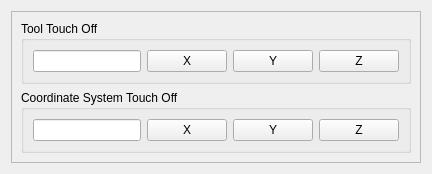
      <widget class="QWidget" name="tab_12">
       <attribute name="title">
        <string>Tools</string>
       </attribute>
       <layout class="QGridLayout" name="gridLayout_35">
        <item row="0" column="0">
         <widget class="QFrame" name="frame_14">
          <property name="frameShape">
           <enum>QFrame::StyledPanel</enum>
          </property>
          <property name="frameShadow">
           <enum>QFrame::Raised</enum>
          </property>
          <layout class="QGridLayout" name="gridLayout_32">
           <item row="0" column="0">
            <widget class="QGroupBox" name="groupBox_2">
             <property name="title">
              <string>Tool Touch Off</string>
             </property>
             <layout class="QGridLayout" name="gridLayout_10">
              <item row="0" column="1">
               <widget class="QPushButton" name="tool_touchoff_x">
                <property name="text">
                 <string>X</string>
                </property>
               </widget>
              </item>
              <item row="0" column="3">
               <widget class="QPushButton" name="tool_touchoff_z">
                <property name="text">
                 <string>Z</string>
                </property>
               </widget>
              </item>
              <item row="0" column="0">
               <widget class="QLineEdit" name="tool_touchoff_le">
                <property name="input" stdset="0">
                 <string>number</string>
                </property>
               </widget>
              </item>
              <item row="0" column="2">
               <widget class="QPushButton" name="tool_touchoff_y">
                <property name="text">
                 <string>Y</string>
                </property>
               </widget>
              </item>
             </layout>
            </widget>
           </item>
           <item row="1" column="0">
            <widget class="QGroupBox" name="groupBox">
             <property name="title">
              <string>Coordinate System Touch Off</string>
             </property>
             <layout class="QGridLayout" name="gridLayout_9">
              <item row="0" column="2">
               <widget class="QPushButton" name="touchoff_pb_y">
                <property name="text">
                 <string>Y</string>
                </property>
               </widget>
              </item>
              <item row="0" column="1">
               <widget class="QPushButton" name="touchoff_pb_x">
                <property name="text">
                 <string>X</string>
                </property>
               </widget>
              </item>
              <item row="0" column="3">
               <widget class="QPushButton" name="touchoff_pb_z">
                <property name="text">
                 <string>Z</string>
                </property>
               </widget>
              </item>
              <item row="0" column="0">
               <widget class="QLineEdit" name="touchoff_le">
                <property name="input" stdset="0">
                 <string>number</string>
                </property>
               </widget>
              </item>
             </layout>
            </widget>
           </item>
          </layout>
         </widget>
        </item>
       </layout>
      </widget>
